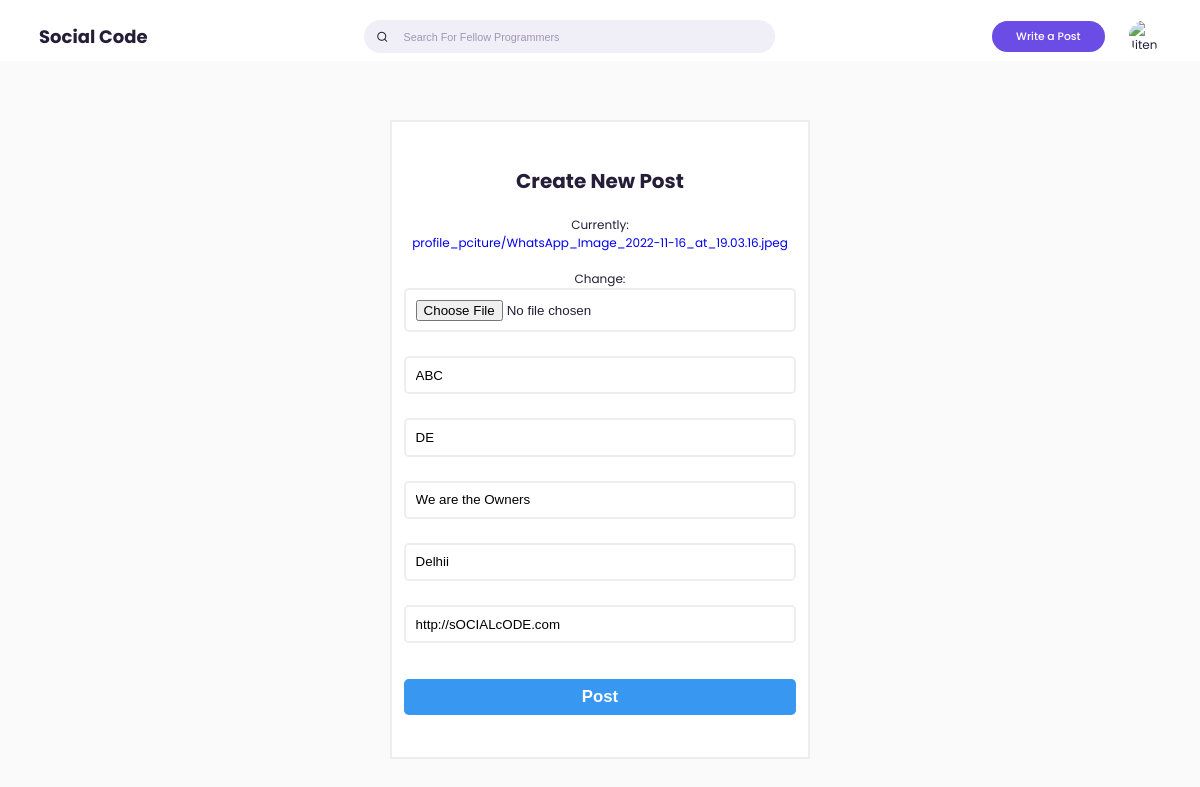
The page /users/profile/update (signed in) on the database its author committed.
### userauthentification/models.py (models this page shows)
class Profile(models.Model):
    user = models.OneToOneField(User, related_name='profile', on_delete=models.CASCADE)
    first_name = models.CharField(max_length=200, null=True, blank=True)
    last_name = models.CharField(max_length=200, null=True, blank=True)
    bio = models.CharField(max_length=200, null=True, blank=True)
    location = models.CharField(max_length=200, null=True, blank=True)
    url = models.URLField(max_length=200, null=True, blank=True)
    created = models.DateField(auto_now_add=True)
    image = models.ImageField(upload_to="profile_pciture", null=True, default="default.jpg")
    favourite = models.ManyToManyField(Post, blank=True)

### userauthentification/views.py (the view)
# urls.py: path('profile/update', views.EditProfile, name = "editprofile"),
def EditProfile(request):
    user = request.user.id
    profile = Profile.objects.get(user__id=user)
    if request.method == "POST":
        form = EditProfileForm(request.POST, request.FILES, instance=request.user.profile)
        if form.is_valid():
            profile.image = form.cleaned_data.get('image')
            profile.first_name = form.cleaned_data.get('first_name')
            profile.last_name = form.cleaned_data.get('last_name')
            profile.location = form.cleaned_data.get('location')
            profile.url = form.cleaned_data.get('url')
            profile.bio = form.cleaned_data.get('bio')
            profile.save()
            return redirect('profile', profile.user.username)
    else:
        form = EditProfileForm(instance=request.user.profile)
    context = {
        'form':form,
    }
    return render(request, 'edit-profile.html', context)

### userauthentification/forms.py
class EditProfileForm(forms.ModelForm):
    image = forms.ImageField(required=True)
    first_name = forms.CharField(widget=forms.TextInput(attrs={'class': 'input', 'placeholder': 'First Name'}), required=True)
    last_name = forms.CharField(widget=forms.TextInput(attrs={'class': 'input', 'placeholder': 'Last Name'}), required=True)
    bio = forms.CharField(widget=forms.TextInput(attrs={'class': 'input', 'placeholder': 'Bio'}), required=True)
    url = forms.CharField(widget=forms.TextInput(attrs={'class': 'input', 'placeholder': 'URL'}), required=True)
    location = forms.CharField(widget=forms.TextInput(attrs={'class': 'input', 'placeholder': 'Address'}), required=True)
    class Meta:
        model = Profile
        fields = ['image', 'first_name', 'last_name', 'bio', 'url', 'location']

### templates/edit-profile.html (shortened to what this page needs)
{% extends 'base.html' %}
{% load static %}
{% block content %}
<br><br>
<!DOCTYPE html>
<html lang="en">
<head>
  <link rel="stylesheet" href="{% static 'post/style.css' %}">
</head>
<body>
  <div id="wrapper">
    <div class="container">
      <div class="form-data">
        <form action="" method="POST" enctype="multipart/form-data">
          <div class="logo">
            <h3 style="padding: 20px; font-size: 20px;">Create New Post</h3>
          </div>
          {{form.image}} <br>
		  {{form.first_name}} <br>
		  {{form.last_name}} <br>
		  {{form.bio}} <br>
		  {{form.location}} <br>
		  {{form.url}} <br>
          <button class="form-btn" type="submit">Post</button>
        </form>
      </div>
    </div>
  </div>
</body>
</html>
{% endblock content %}

### static/index1/style.css (style rules this page uses)
:root { --primary-color-hue: 252; --dark-color-lightness: 17%; --light-color-lightness: 95%; --white-color-lightness: 100%; --color-dark: hsl(252,30%,var(--dark-color-lightness)); --color-light: hsl(252,30%,var(--light-color-lightness)); --color-gray: hsl(252,15%,65%); --color-primary: hsl(var(--primary-color-hue),75%,60%); --color-secondary: hsl(252,100%,90%); --color-success: hsl(120,95%,65%); --color-danger: hsl(0,95%,65%); --color-white: hsl(252,30%,var(--white-color-lightness)); --color-black: hsl(252,30%,10%); --border-radius: 2rem; --card-border-radius: 1rem; --btn-padding: 0.6rem 2rem; --search-padding: 0.6rem 1rem; --card-padding: 1rem; --sticky-top-left: 5.4rem; --sticky-top-right: -18rem; }
*,*::before, *::after { margin: 0; padding: 0; outline: 0; box-sizing: border-box; text-decoration: none; list-style: none; border: none; }
body { font-family: 'Poppins', sans-serif; color: var(--color-dark); background: var(--color-light); overflow-x: hidden; }
.container { width: 80%; margin: 0 auto; }
@media screen and (max-width: 1200px) { .container { width: 96%; } }

### static/post/style.css (style rules this page uses)
*, *::before, *::after { margin: 0; padding: 0; box-sizing: inherit; }
html { font-size: 12px; box-sizing: border-box; }
a { text-decoration: none; }
body { background-color: #fafafa; }
#wrapper { width: 100%; height: 100vh; display: flex; flex-direction: column; justify-content: space-between; padding-top: 5rem; }
.container { width: 100%; max-width: 93.5rem; margin: 1rem auto 0; }
#wrapper > .container { display: flex; padding: 0 2rem; }
.form-data { width: 100%; max-width: 35rem; margin-top: 1rem; margin-left: auto; margin-right: auto; display: block; }
.form-data form { background-color: #fff; border: 2px solid #eee; display: flex; flex-direction: column; padding: 2rem 1rem; text-align: center; }
.form-data form input { padding: .8rem; margin-bottom: .5rem; border: 2px solid #eee; border-radius: .4rem; }
.form-btn { margin: 1rem 0 1.5rem; height: 3rem; background-color: #3897f0; font-size: 1.4rem; font-weight: bold; color: #fff; border: none; border-radius: .4rem; cursor: pointer; }

### rows shown on the page
Profile: first_name "ABC", last_name "DE", bio "We are the Owners", location "Delhii", url "http://sOCIALcODE.com"
